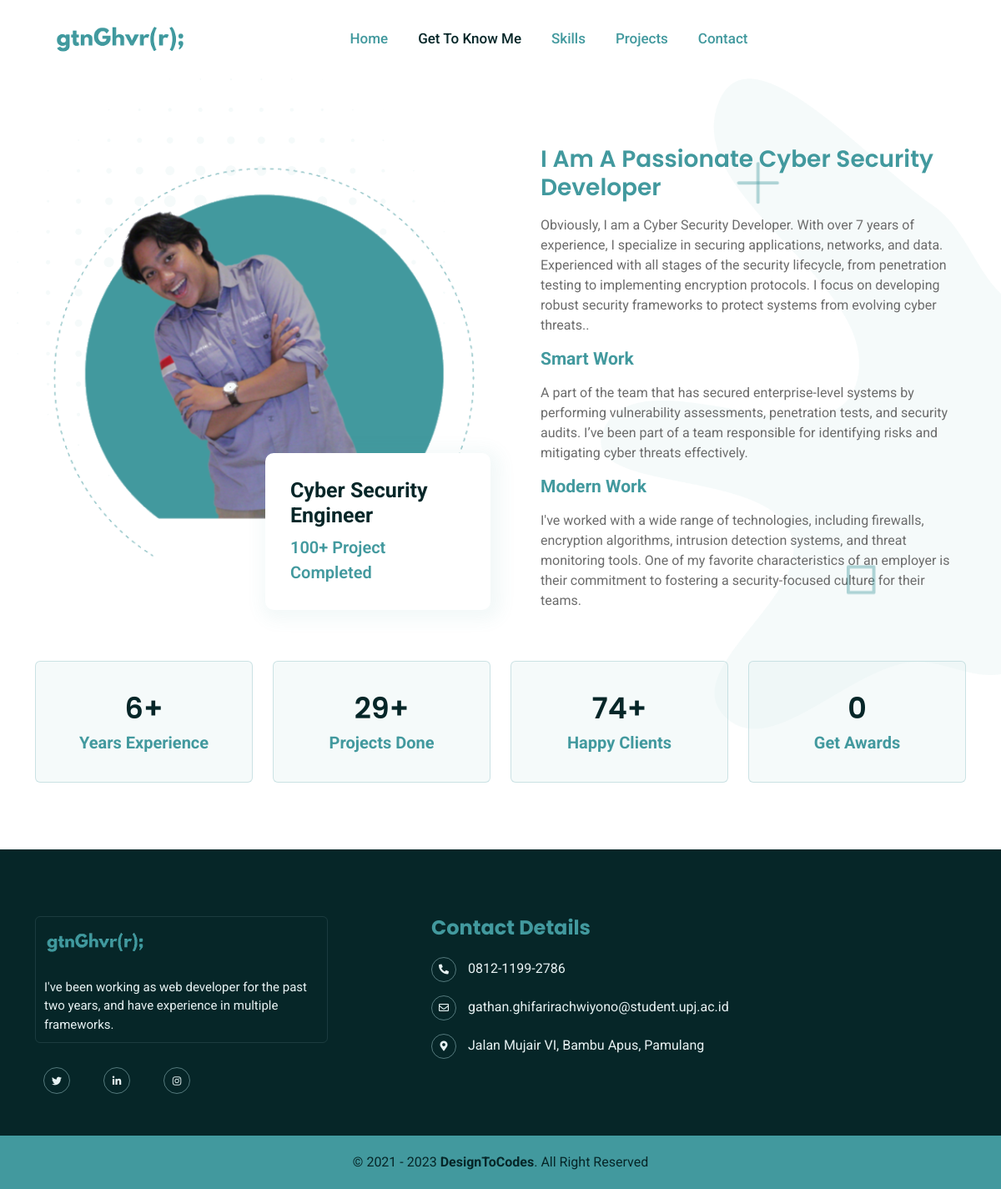
Page /about.php on the committed database.
### tables this page shows
CREATE TABLE `navbar` (
  `navbar_1` varchar(20) DEFAULT NULL,
  `navbar_2` varchar(20) DEFAULT NULL,
  `navbar_3` varchar(20) DEFAULT NULL,
  `navbar_4` varchar(20) DEFAULT NULL,
  `navbar_5` varchar(20) DEFAULT NULL
);

CREATE TABLE `about` (
  `h2` varchar(100) DEFAULT NULL,
  `p1` varchar(500) DEFAULT NULL,
  `h51` varchar(50) DEFAULT NULL,
  `p2` varchar(500) DEFAULT NULL,
  `h52` varchar(100) DEFAULT NULL,
  `p3` varchar(500) DEFAULT NULL
);

CREATE TABLE `best_table` (
  `id` int(11) NOT NULL,
  `best1` varchar(20) DEFAULT NULL,
  `best2` varchar(20) DEFAULT NULL,
  `best3` varchar(20) DEFAULT NULL,
  `best4` varchar(20) DEFAULT NULL
);

CREATE TABLE `footer` (
  `dsc` varchar(300) DEFAULT NULL,
  `rsvp` varchar(200) DEFAULT NULL,
  `email` varchar(200) DEFAULT NULL,
  `addr` varchar(100) DEFAULT NULL
);

### about.php (the view, shortened to what this page needs)
<!DOCTYPE html>
<html lang="en">
<head>
    <link rel="stylesheet" href="./lib/WOW-master/css/libs/animate.css">
    <link rel="stylesheet" href="https://cdnjs.cloudflare.com/ajax/libs/font-awesome/5.15.4/css/all.min.css">
    <link rel="stylesheet" href="https://cdnjs.cloudflare.com/ajax/libs/fancybox/3.5.7/jquery.fancybox.min.css">
    <link rel="stylesheet" href="./lib/slick-1.8.1/slick/slick.css">
    <link rel="stylesheet" href="./lib/slick-1.8.1/slick/slick-theme.css">
    <link rel="stylesheet" href="./lib/bootstrap-5/css/bootstrap.min.css">
    <link rel="stylesheet" href="./assets/css/style.css">
    <link rel="stylesheet" href="./assets/css/responsive.css">
     <?php include './connections/connect.php'; ?>
</head>
<body>
    <header class="d2c_navbar sticky-top">
        <div class="container">
            <nav class="navbar navbar-expand-lg px-0 py-0" id="d2c_main_nav">
                <a class="navbar-brand" href="./index.html"><img src="./assets/images/logo.png" alt="Logo"></a>
                <?php
                $select_sql = "select * from navbar";
                $execSQL = mysqli_query($conn, $select_sql);
                $result = mysqli_fetch_assoc($execSQL);
          ?>
                <div class="collapse navbar-collapse js-clone-nav justify-content-center">
                    <ul class="navbar-nav">
                        <li class="nav-item">
                            <a class="nav-link" href="home.php"><?php echo $result['navbar_1']; ?> <span class="sr-only">(current)</span></a>
                        </li>
                        <li class="nav-item">
                            <a class="nav-link active" href="get-to-know-me.php"><?php echo $result['navbar_2'];?></a>
                        </li>
                        <li class="nav-item">
                            <a class="nav-link" href="skill.php"><?php echo $result['navbar_3'];?></a>
                        </li>
                        <li class="nav-item">
                            <a class="nav-link" href="portofolio.php"><?php echo $result['navbar_4'];?></a>
                        </li>
                        <li class="nav-item">
                            <a class="nav-link" href="contact.php"> <?php echo $result['navbar_5'];?></a>
                        </li>
                    </ul>
                </div>
            </nav>
        </div>
    </header>
<div class="d2c_about_expertise_bg">
            <section class="d2c_about_wrapper position-relative" id="about">
                <div class="container">
                    <div class="row align-items-center">
                        <div class="col-lg-6 order-1 order-lg-0">
                            <div class="d2c_about_left position-relative wow fadeInLeft">
                                <img src="./assets/images/Hero_right_img.png" class="img-fluid" alt="About Image">
                                <div class="d2c_about_card wow fadeInUp">
                                    <h3 class="mb-lg-2 mb-xxl-3">Cyber Security Engineer</h3>
                                    <div id="counters_2">
                                        <p class="mb-0"><span class="count" data-TargetNum="100">100</span>+ project completed</p>
                                    </div>
                                </div>
                            </div>
                        </div>
                        <div class="col-lg-6 ps-3 ps-lg-5 order-0 order-lg-1 mb-4 mb-md-5 mb-lg-0 wow fadeInRight">
                            <?php
                             $select_sql = "select * from about";
                             $execSQL = mysqli_query($conn, $select_sql);
                             $result = mysqli_fetch_assoc($execSQL);
                             ?>
                            <h2 class="mb-3"><?php echo $result['h2']; ?></h2>
                            <p><?php echo $result['p1'];?></p>
                            <h5 class="mb-lg-2 mb-xl-3"><?php echo $result['h51'];?></h5>
                            <p class="mb-lg-3 mb-xxl-4"><?php echo $result['p2'];?></p>
                            <h5 class="mb-lg-2 mb-xl-3"><?php echo $result['h52'];?></h5>
                            <p class="mb-3 mb-md-0"><?php echo $result['p3'];?></p>
                        </div>
                    </div>
                    <div class="d2c_counter_wrapper" id="counters_1">
                        <?php
                        $select_sql = "select * from best_table";
                        $execSQL = mysqli_query($conn, $select_sql);
                        $result = mysqli_fetch_assoc($execSQL);
                        ?>
                        <div class="row">
                            <div class="col-md-6 col-lg-3 mb-4 mb-lg-0 wow fadeInUp">
                                <div class="d2c_card text-center">
                                    <h2><span class="count" data-TargetNum="07">7</span>+</h2>
                                    <h5 class="mb-0"><?php echo $result['best1']; ?></h5>
                                </div>
                            </div>
                            <div class="col-md-6 col-lg-3 mb-4 mb-md-0 wow fadeInUp">
                                <div class="d2c_card text-center">
                                    <h2><span class="count" data-TargetNum="30">30</span>+</h2>
                                    <h5 class="mb-0"><?php echo $result['best2']; ?></h5>
                                </div>
                            </div>
                            <div class="col-md-6 col-lg-3 mb-4 mb-md-0 wow fadeInUp">
                                <div class="d2c_card text-center">
                                    <h2><span class="count" data-TargetNum="75">75</span>+</h2>
                                    <h5 class="mb-0"><?php echo $result['best3']; ?></h5>
                                </div>
                            </div>
                            <div class="col-md-6 col-lg-3 wow fadeInUp">
                                <div class="d2c_card text-center">
                                    <h2><span class="count" data-TargetNum="01">1</span></h2>
                                    <h5 class="mb-0"><?php echo $result['best4']; ?></h5>
                                </div>
                            </div>
                        </div>
                    </div>
                </div>
                <img src="./assets/images/add_element.png" alt="Add Element">
                <img src="./assets/images/square_element.png" alt="Square Element">
            </section>
        <?php
               $select_sql = "select * from footer";
               $execSQL = mysqli_query($conn, $select_sql);
               $result = mysqli_fetch_assoc($execSQL);
               ?>
        <footer class="d2c_footer_wrapper">
            <div class="d2c_footer_bg">
                <div class="container">
                    <div class="row">
                        <div class="col-md-12 col-lg-4 col-xl-5 mb-8 mb-lg-0 wow fadeInLeft">
                            <div class="d2c_footer_left">
                                <a href="./index.html">
                                    <img src="./assets/images/footer_logo.png" alt="Footer Logo">
                                </a>
                                <p class="mb-0"><?php echo $result['dsc'];?></p>
                            </div>
                        </div>
                        <div class="col-md-6 col-lg-4 col-xl wow fadeInUp">
                            <h4>Contact Details</h4>
                            <ul class="d2c_info_link mb-5 mb-md-0">
                                <li class="mb-3">
                                    <a href="tel:219-555-0114">
                                        <span>
                                            <i class="fas fa-phone-alt"></i>
                                        </span>
                                        <?php echo $result['rsvp'];?>
                                    </a>
                                </li>
                                <li class="mb-3">
                                    <a href="mailto:gathan.ghifarirachwiyono@student.upj.ac.id">
                                        <span>
                                            <i class="far fa-envelope"></i>
                                        </span>
                                        <?php echo $result['email']?>
                                    </a>
                                </li>
                                <li>
                                    <a href="https://www.google.com/maps/search/Royal+2464+Ln.+Mesa,+New+Jersey/@36.8616406,-103.4819732,5z/data=!3m1!4b1?entry=ttu" target="_blank">
                                        <span>
                                            <i class="fas fa-map-marker-alt"></i>
                                        </span>
                                        <?php echo $result['addr']?>
                                    </a>
                                </li>
                            </ul>
                        </div>
                            <div class="social-media">
                            <ul class="d2c_social_link list-group list-group-horizontal">
                                <li>
                                    <a href="https://twitter.com/DesignToCodes" target="_blank"><i class="fab fa-twitter"></i></a>
                                </li>
                                <li>
                                    <a href="https://www.linkedin.com/in/gathan-ghifari-rachwiyono-695515282/" target="_blank"><i class="fab fa-linkedin-in"></i></a>
                                </li>
                                <li>
                                    <a href="https://www.instagram.com/g_ghvr/" target="_blank"><i class="fab fa-instagram"></i></a>
                                </li>
                            </div>
                        </div>
                    </div>
                </div>
            </div>
        <div class="d2c_copy_wrapper">
            <p class="mb-0">&copy; 2021 - 2023 <a href="https://www.designtocodes.com/" target="_blank">DesignToCodes</a>. All Right Reserved</p>
        </div>
</body>
</html>

### assets/css/responsive.css (style rules this page uses)
@media only screen and (min-width:1200px) and (max-width:1500px) { section { padding: 80px 0px; } }
@media only screen and (min-width:1200px) and (max-width:1500px) { h2 { font-size: 28px; } }
@media only screen and (min-width:1200px) and (max-width:1500px) { h5 { font-size: 21px; } }
@media only screen and (min-width:1200px) and (max-width:1500px) { p { font-size: 16px; } }
@media only screen and (min-width:1200px) and (max-width:1500px) { .d2c_card { padding: 35px 0px; } }
@media only screen and (min-width:1200px) and (max-width:1500px) { .d2c_navbar { padding: 10px 0px; } }
@media only screen and (min-width:1200px) and (max-width:1500px) { .d2c_navbar .navbar-nav .nav-item { padding: 5px 0px; } }
@media only screen and (min-width:1200px) and (max-width:1500px) { .d2c_navbar .navbar-nav .nav-link { font-size: 17px; } }
@media only screen and (min-width:1200px) and (max-width:1500px) { .d2c_about_wrapper p { margin-bottom: 16px; } }
@media only screen and (min-width:1200px) and (max-width:1500px) { .d2c_counter_wrapper h5 { font-size: 20px; } }
@media only screen and (min-width:1200px) and (max-width:1500px) { .d2c_footer_bg { padding: 80px 0px 50px; } }
@media only screen and (min-width:1200px) and (max-width:1500px) { .d2c_footer_wrapper img { max-width: 177px; max-height: 45px; margin-bottom: 18px; } }
@media only screen and (min-width:1200px) and (max-width:1500px) { .d2c_footer_wrapper p { font-size: 15px; } }
@media only screen and (min-width:1200px) and (max-width:1500px) { .d2c_footer_wrapper h4 { margin-bottom: 20px; } }
@media only screen and (min-width:1200px) and (max-width:1500px) { .d2c_footer_wrapper span { padding: 14px; margin-right: 10px; } }
@media only screen and (min-width:1200px) and (max-width:1500px) { .d2c_footer_wrapper i { font-size: 12px; } }
@media only screen and (min-width:1200px) and (max-width:1500px) { .d2c_footer_wrapper a { font-size: 16px; } }
@media only screen and (min-width:1200px) and (max-width:1500px) { .d2c_social_link li { padding: 15px; } }

### rows in the picture
navbar: navbar_1 "Home", navbar_2 "Get To Know Me", navbar_3 "Skills", navbar_4 "Projects", navbar_5 "Contact"
about: h2 "I Am A Passionate Cyber Security Developer", p1 "Obviously, I am a Cyber Security Developer. With over 7 years of experience, I specialize in securing applications, networks, and data. Experienced with all stages of the security lifecycle, from penetration testing to implementing encryption protocols. I focus on developing robust security frameworks to protect systems from evolving cyber threats..", h51 "Smart Work", p2 "A part of the team that has secured enterprise-level systems by performing vulnerability assessments, penetration tests, and security audits. I’ve been part of a team responsible for identifying risks and mitigating cyber threats effectively.", h52 "Modern Work", p3 "I've worked with a wide range of technologies, including firewalls, encryption algorithms, intrusion detection systems, and threat monitoring tools. One of my favorite characteristics of an employer is their commitment to fostering a security-focused culture for their teams."
best_table: best1 "Years Experience", best2 "Projects Done", best3 "Happy Clients", best4 "Get Awards"
footer: dsc "I've been working as web developer for the past two years, and have experience in multiple frameworks.", rsvp "0812-1199-2786", email "gathan.ghifarirachwiyono@student.upj.ac.id", addr "Jalan Mujair VI, Bambu Apus, Pamulang"
